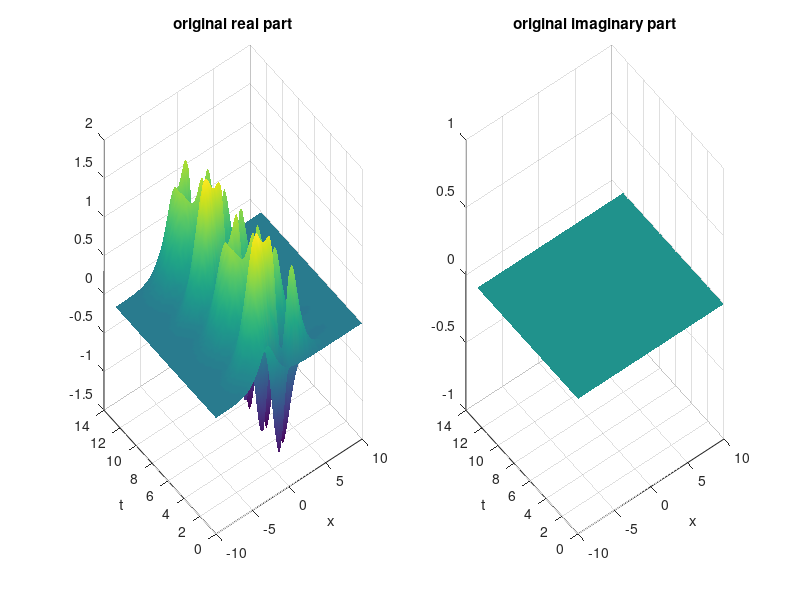

Source code (MATLAB): (Note: this script raises an error after producing the figure.)
x = linspace(-10 ,10, 100); 
t = linspace(0, 4*pi, 80); 
dt = t(2) - t(1);
[X, T] = meshgrid(x, t); 

f1=sech(X+3).*(1-0.5*cos(2*T));
f2=(sech(X).*tanh(X)).*(2.5*sin(3*T));
% f1 = sech(X + 3).*(1*exp(1i*2.3*T));
% f2 = (sech(X).*tanh(X)).*(2*exp(1i*2.8*T));
f  = f1 + f2;

figure(1); 
subplot(1, 2, 1); 
surf(X, T, real(f)); shading interp
title("original real part")
xlabel("x"); ylabel("t"); 
subplot(1, 2, 2);
surf(X, T, imag(f)); shading interp
title("original imaginary part")
xlabel("x"); ylabel("t"); 

% Perform the DMD with rank of 2: 
[Lambda, Phi] = RunDMD(f.', 30); 
u0 = f(1, :)'; % Take out the fist snapshot from the data matrix. 
y0 = Phi\u0; 
Omega = log(diag(Lambda))/dt;
for Itr = 1: length(t)
    UDMDModes(:, Itr) = Phi*(y0.*exp(Omega*t(Itr)));
end

figure(2); 
subplot(1, 2, 1); 
title("recovered real part"); 
surf(X, T, real(UDMDModes')); shading interp
xlabel("x"); ylabel("T");
subplot(1, 2, 2);
title("recovered imag part"); 
surf(X, T, imag(UDMDModes')); shading interp
xlabel("x"); ylabel("T");




